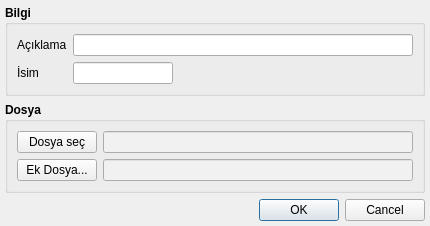
<?xml version="1.0" encoding="UTF-8"?>
<ui version="4.0">
 <class>ApplicationNoteDialog</class>
 <widget class="QDialog" name="ApplicationNoteDialog">
  <property name="geometry">
   <rect>
    <x>0</x>
    <y>0</y>
    <width>433</width>
    <height>242</height>
   </rect>
  </property>
  <property name="windowTitle">
   <string>Dialog</string>
  </property>
  <layout class="QVBoxLayout" name="verticalLayout_3">
   <property name="sizeConstraint">
    <enum>QLayout::SetFixedSize</enum>
   </property>
   <property name="margin">
    <number>5</number>
   </property>
   <item>
    <widget class="QGroupBox" name="info_groupBox">
     <property name="font">
      <font>
       <weight>75</weight>
       <bold>true</bold>
      </font>
     </property>
     <property name="title">
      <string>Bilgi</string>
     </property>
     <layout class="QVBoxLayout" name="verticalLayout">
      <item>
       <layout class="QGridLayout" name="gridLayout">
        <item row="0" column="0">
         <widget class="QLabel" name="description_label">
          <property name="font">
           <font>
            <weight>50</weight>
            <bold>false</bold>
           </font>
          </property>
          <property name="text">
           <string>Açıklama</string>
          </property>
         </widget>
        </item>
        <item row="0" column="1">
         <widget class="QLineEdit" name="description_lineEdit">
          <property name="minimumSize">
           <size>
            <width>340</width>
            <height>0</height>
           </size>
          </property>
          <property name="font">
           <font>
            <weight>50</weight>
            <bold>false</bold>
           </font>
          </property>
         </widget>
        </item>
        <item row="1" column="0">
         <widget class="QLabel" name="name_label">
          <property name="font">
           <font>
            <weight>50</weight>
            <bold>false</bold>
           </font>
          </property>
          <property name="text">
           <string>İsim</string>
          </property>
         </widget>
        </item>
        <item row="1" column="1">
         <layout class="QHBoxLayout" name="horizontalLayout">
          <item>
           <widget class="QLineEdit" name="name_lineEdit">
            <property name="minimumSize">
             <size>
              <width>100</width>
              <height>0</height>
             </size>
            </property>
            <property name="maximumSize">
             <size>
              <width>100</width>
              <height>16777215</height>
             </size>
            </property>
            <property name="font">
             <font>
              <weight>50</weight>
              <bold>false</bold>
             </font>
            </property>
           </widget>
          </item>
          <item>
           <spacer name="horizontalSpacer">
            <property name="orientation">
             <enum>Qt::Horizontal</enum>
            </property>
            <property name="sizeHint" stdset="0">
             <size>
              <width>40</width>
              <height>20</height>
             </size>
            </property>
           </spacer>
          </item>
         </layout>
        </item>
       </layout>
      </item>
     </layout>
    </widget>
   </item>
   <item>
    <widget class="QGroupBox" name="files_groupBox">
     <property name="font">
      <font>
       <weight>75</weight>
       <bold>true</bold>
      </font>
     </property>
     <property name="title">
      <string>Dosya</string>
     </property>
     <layout class="QVBoxLayout" name="verticalLayout_2">
      <item>
       <layout class="QGridLayout" name="gridLayout_2">
        <item row="0" column="0">
         <widget class="QPushButton" name="appnote_pushButton">
          <property name="font">
           <font>
            <weight>50</weight>
            <bold>false</bold>
           </font>
          </property>
          <property name="text">
           <string>Dosya seç</string>
          </property>
         </widget>
        </item>
        <item row="0" column="1">
         <widget class="QLineEdit" name="appnote_lineEdit">
          <property name="font">
           <font>
            <weight>50</weight>
            <bold>false</bold>
           </font>
          </property>
          <property name="styleSheet">
           <string notr="true">background-color: rgb(241, 241, 241);</string>
          </property>
          <property name="readOnly">
           <bool>true</bool>
          </property>
         </widget>
        </item>
        <item row="1" column="0">
         <widget class="QPushButton" name="attach_pushButton">
          <property name="font">
           <font>
            <weight>50</weight>
            <bold>false</bold>
           </font>
          </property>
          <property name="text">
           <string>Ek Dosya...</string>
          </property>
         </widget>
        </item>
        <item row="1" column="1">
         <widget class="QLineEdit" name="attach_lineEdit">
          <property name="font">
           <font>
            <weight>50</weight>
            <bold>false</bold>
           </font>
          </property>
          <property name="styleSheet">
           <string notr="true">background-color: rgb(241, 241, 241);</string>
          </property>
          <property name="readOnly">
           <bool>true</bool>
          </property>
         </widget>
        </item>
       </layout>
      </item>
     </layout>
    </widget>
   </item>
   <item>
    <widget class="QDialogButtonBox" name="buttonBox">
     <property name="orientation">
      <enum>Qt::Horizontal</enum>
     </property>
     <property name="standardButtons">
      <set>QDialogButtonBox::Cancel|QDialogButtonBox::Ok</set>
     </property>
    </widget>
   </item>
  </layout>
 </widget>
 <resources/>
 <connections>
  <connection>
   <sender>buttonBox</sender>
   <signal>accepted()</signal>
   <receiver>ApplicationNoteDialog</receiver>
   <slot>accept()</slot>
   <hints>
    <hint type="sourcelabel">
     <x>248</x>
     <y>254</y>
    </hint>
    <hint type="destinationlabel">
     <x>157</x>
     <y>274</y>
    </hint>
   </hints>
  </connection>
  <connection>
   <sender>buttonBox</sender>
   <signal>rejected()</signal>
   <receiver>ApplicationNoteDialog</receiver>
   <slot>reject()</slot>
   <hints>
    <hint type="sourcelabel">
     <x>316</x>
     <y>260</y>
    </hint>
    <hint type="destinationlabel">
     <x>286</x>
     <y>274</y>
    </hint>
   </hints>
  </connection>
 </connections>
</ui>
